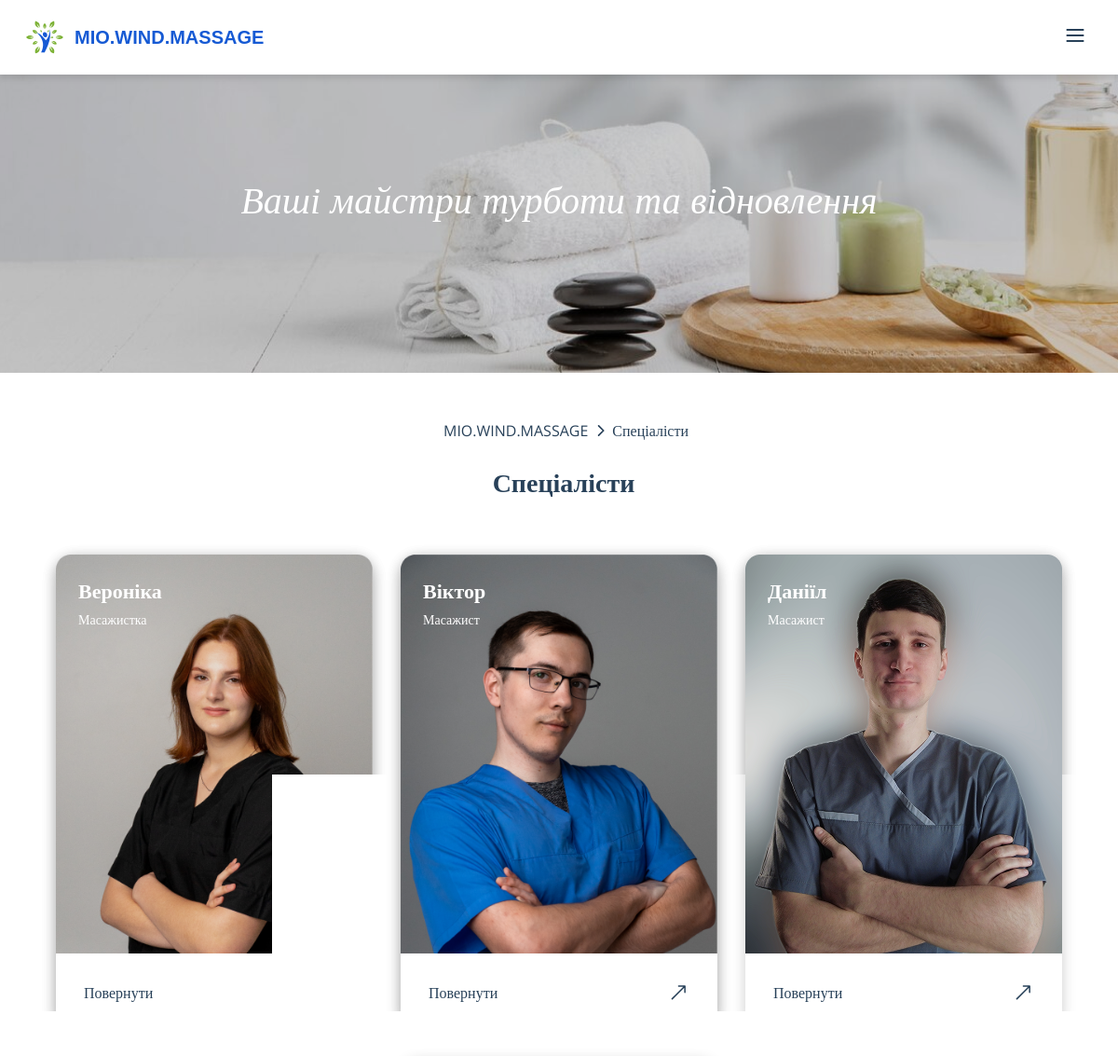
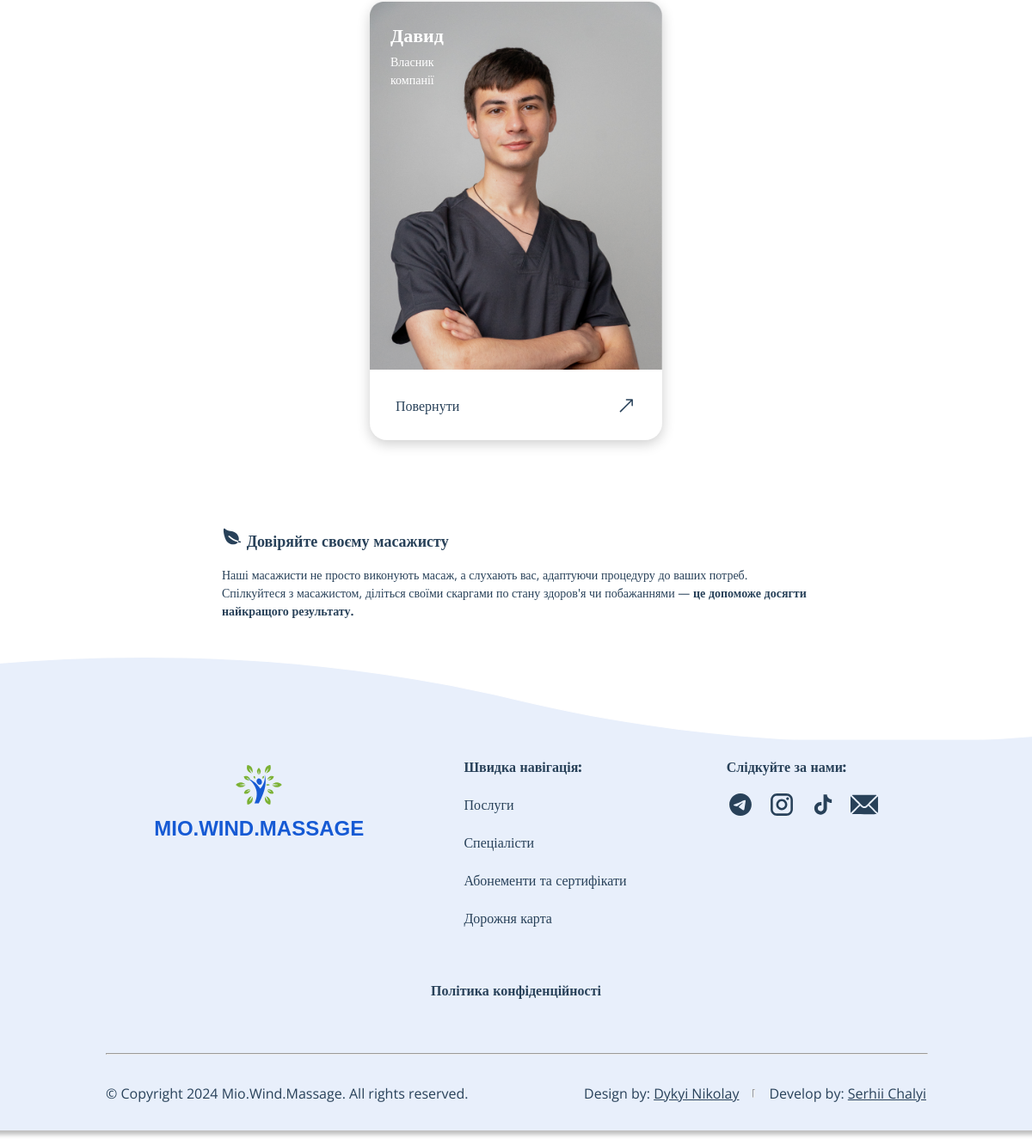
/employees/, run on the app's committed database (2 pictures, top to bottom).
### homepage/models.py (models this page shows, shortened)
class Logo(models.Model):
    text = models.CharField(max_length=100, verbose_name="Назва компанії")
    icon_main = models.FileField(upload_to='blocks/', verbose_name="Логотип для відображення на сайті")
    icon_flavic = models.FileField(upload_to='blocks/', verbose_name="Логотип для відображення на вкладках")
    time_created = models.DateTimeField(blank=True, auto_now_add=True, verbose_name='Дата створення')
    time_updated = models.DateTimeField(blank=True, auto_now=True, verbose_name='Дата редагування')
    class Meta:
        verbose_name = "Секція: логотипи"
        verbose_name_plural = "Секція: логотипи"

class OtherPagesMainPhotos(models.Model):
    page_name = models.CharField(max_length=100, verbose_name="Назва сторінки")
    title = models.CharField(max_length=255, verbose_name="Фраза зверху сторінки")
    photo = models.ImageField(upload_to='pictures/', verbose_name="Фото для верху сторінки")
    time_created = models.DateTimeField(blank=True, auto_now_add=True, verbose_name='Дата створення')
    time_updated = models.DateTimeField(blank=True, auto_now=True, verbose_name='Дата редагування')
    class Meta:
        verbose_name = "Секція: фото для сторінок"
        verbose_name_plural = "Секція: фото для сторінок"

class CompanySocials(models.Model):
    title = models.CharField(max_length=100, verbose_name="Назва мережі", blank=True)
    link = models.CharField(max_length=255, verbose_name="Посилання", blank=True)
    icon = models.FileField(upload_to='socials/', blank=True, verbose_name="Іконка")
    time_created = models.DateTimeField(blank=True, auto_now_add=True, verbose_name='Дата створення')
    time_updated = models.DateTimeField(blank=True, auto_now=True, verbose_name='Дата редагування')
    class Meta:
        verbose_name = "Секція: соціальні мережі компанії"
        verbose_name_plural = "Секція: соціальні мережі компанії"

class FooterBlock(models.Model):
    title = models.CharField(max_length=255, verbose_name="Усі права захищені")
    time_created = models.DateTimeField(blank=True, auto_now_add=True, verbose_name='Дата створення')
    time_updated = models.DateTimeField(blank=True, auto_now=True, verbose_name='Дата редагування')
    class Meta:
        verbose_name = "Секція: футер"
        verbose_name_plural = "Секція: футер"

### employees/models.py (models this page shows, shortened)
class Employee(models.Model):
    first_name = models.CharField(max_length=100, verbose_name="Ім'я")
    last_name = models.CharField(max_length=100, verbose_name="Прізвище")
    middle_name = models.CharField(max_length=100, verbose_name="По батькові")
    main_photo = models.ImageField(upload_to='employees/',
    blank=True, verbose_name="Головне фото")
    card_photo = models.ImageField(upload_to='employees/',
    blank=True, verbose_name="Фото для картки")
    ava_photo = models.ImageField(upload_to='employees/',
    blank=True, verbose_name="Фото для аватарки")
    specialization_short = models.CharField(max_length=255, verbose_name="Спеціалізація (коротко)")
    specialization_detailed = models.TextField(verbose_name="Спеціалізація (детально)")
    short_description = models.TextField(verbose_name="Короткий опис")
    work_experience = models.FloatField(verbose_name="Досвід роботи (у роках)")
    education = models.TextField(verbose_name="Освіта")
    scientific_activity = models.JSONField(verbose_name="Наукова діяльність (JSON)", blank=True, null=True)
    professional_pathways = models.TextField(verbose_name="Шляхи професійного розвитку", blank=True, null=True)
    services = models.ManyToManyField(Service, related_name='employees', verbose_name="Послуги (можна обирати декілька)")
    hobbies_and_interests = models.TextField(verbose_name="Хобі, улюблені фільми, книги", blank=True, null=True)
    doctor_advice = models.TextField(verbose_name="Поради від лікаря", blank=True, null=True)
    altedgio_reviews_url = models.URLField(verbose_name="Посилання на відгуки в Альтеджіо", blank=True, null=True)
    altedgio_booking_url = models.URLField(verbose_name="Посилання на запис в Альтеджіо", blank=True, null=True)
    telegram_url = models.URLField(verbose_name="Посилання на Telegram", blank=True, null=True)
    instagram_url = models.URLField(verbose_name="Посилання на Instagram", blank=True, null=True)
    is_active = models.BooleanField(default=True, verbose_name="Чи працює")
    show_on_homepage = models.BooleanField(default=False, verbose_name="Показувати на головній сторінці")
    show_on_all_specialists = models.BooleanField(default=True, verbose_name="Показувати на сторінці зі всіма масажистами")
    priority = models.PositiveIntegerField(verbose_name='Пріоритет картки (двозначним числом)', unique=True)
    stars_count = models.PositiveIntegerField(
        verbose_name='Кількість зірок',
        validators=[
            MinValueValidator(1, message="Кількість зірок має бути не менше 1."),
            MaxValueValidator(5, message="Кількість зірок має бути не більше 5.")
        ]
    )
    feedbacks_count = models.CharField(max_length=50, verbose_name='Кількість відгуків (наприклад: "38 відгуків")')
    slug = models.SlugField(unique=True, db_index=True, verbose_name="Слаг")
    time_created = models.DateTimeField(blank=True, auto_now_add=True, verbose_name='Дата створення')
    time_updated = models.DateTimeField(blank=True, auto_now=True, verbose_name='Дата редагування')
    class Meta:
        verbose_name = "Картка: співробітник"
        verbose_name_plural = "Картки: співробітники"

class EmployeesPageInfo(models.Model):
    title = models.CharField(max_length=100, verbose_name="Назва блоку")
    text = models.TextField(verbose_name="Текст")
    time_created = models.DateTimeField(blank=True, auto_now_add=True, verbose_name='Дата створення')
    time_updated = models.DateTimeField(blank=True, auto_now=True, verbose_name='Дата редагування')
    class Meta:
        verbose_name = "Секція: спеціалісти"
        verbose_name_plural = "Секція: спеціалісти"

### employees/views.py (the view)
# urls.py: path("employees/", employees.views.page_employees, name="page_employees"),
def page_employees(request: HttpRequest):
    if request.method == 'POST':
        form = AddVisitRecordForm(request.POST)
        if form.is_valid():
            form.save()
            return redirect('page_congratulations')
    else:
        form = AddVisitRecordForm()
    logo = Logo.objects.all()
    socials = CompanySocials.objects.all()
    altegio_social = socials.filter(title__iexact="altegio").first()
    rights = FooterBlock.objects.all()
    gen_info_block = GenInfoBlock.objects.all()
    employees = Employee.objects.filter(show_on_all_specialists=True).order_by('priority')
    employees_page_info = EmployeesPageInfo.objects.all()
    page_photo = OtherPagesMainPhotos.objects.filter(page_name='employees').first()
    data = {
        'logo' : logo,
        'socials' : socials,
        'altegio_social' : altegio_social,
        'rights' : rights,
        'gen_info_block' : gen_info_block,
        'employees_page_info' : employees_page_info,
        'employees' : employees,
        'page_photo' : page_photo,
        'form' : form
    }
    return render(request, 'pages/employees/page-employees.html', data)

### templates/pages/employees/page-employees.html (shortened to what this page needs)
{% load static %}
{% load extra_filters %}
<!DOCTYPE html>
<html lang="uk" itemscope itemtype="http://schema.org/HTML">
<head>
    <link type='text/css' rel="stylesheet" href="{% static 'css/homepage.css' %}">
    <link type='text/css' rel="stylesheet" href="{% static 'css/homepage-media.css' %}">
    <link type='text/css' rel="stylesheet" href="{% static 'css/welcome-block.css' %}">
    <link type='text/css' rel="stylesheet" href="{% static 'css/welcome-block-media.css' %}">
    <link href="https://fonts.cdnfonts.com/css/atten-new" rel="stylesheet">
    <link type='text/css' rel="stylesheet" href="{% static 'css/title-and-nav.css' %}">
    <link type='text/css' rel="stylesheet" href="{% static 'css/title-and-nav-media.css' %}">
    <link type='text/css' rel="stylesheet" href="{% static 'css/page-employees.css' %}">
    <link type='text/css' rel="stylesheet" href="{% static 'css/page-employees-media.css' %}">
    <link type='text/css' rel="stylesheet" href="{% static 'css/new-form.css' %}">
    <link type='text/css' rel="stylesheet" href="{% static 'css/new-form-media.css' %}">
    <link type='text/css' rel="stylesheet" href="{% static 'css/footer-wave.css' %}">
    <link type='text/css' rel="stylesheet" href="{% static 'css/footer-wave-media.css' %}">
</head>
<body itemscope itemtype="http://schema.org/WebPage">
    {% include "pages/header.html" %}
    <main class='main' itemprop="mainContentOfPage">
        {% include "pages/welcome-block.html" with welcome_message=page_photo.title welcome_image=page_photo.photo.url %}
        {% include "pages/nav-and-title.html" with current_page_name="Спеціалісти" current_page_url_name="page_employees" title='Спеціалісти' %}
        <section class='specialists' itemprop="specialty" itemscope itemtype="http://schema.org/Organization">
            {% include "pages/employees/employees-cards.html" %}
            <div class='bottom-description'>
                <div class='title'>
                    <img src="{% static 'img/icons/leaf-dark.svg' %}" alt="leaf-dark" itemprop="image">
                    <span itemprop="name">{{ employees_page_info.1.title }}</span>
                </div>
                <div class='text' itemprop="description">{{ employees_page_info.1.text|safe }}</div>
            </div>
        </section>
    </main>
    {% include "pages/footer-wave.html" %}
</body>
</html>

### templates/pages/header.html (shortened to what this page needs)
{% load static %}
<header class='header' itemscope itemtype="https://schema.org/WPHeader">
    <a href="{% url 'homepage' %}" class="logo-block" itemprop="url">
        <img class='logo-img' src="{{ logo.0.icon_main.url }}" alt="Logo" itemprop="logo">
        <div class='logo-text' itemprop="name">{{ logo.0.text }}</div>
    </a>
    <label for="menu"><img src="{% static 'img/icons/burger-menu.svg' %}" alt="" style="padding-right: 10px;"></label>
</header>

### templates/pages/welcome-block.html
{% load static %}
<section class="welcome" itemscope itemtype="http://schema.org/CreativeWork">
    <div class='info' itemprop="text">{{ welcome_message }}</div>
    <img src="{{ welcome_image }}" alt="Welcome" itemprop="image">
</section>

### templates/pages/employees/employees-cards.html (shortened to what this page needs)
{% load static %}
{% load extra_filters %}
<div class="cards" itemscope itemtype="https://schema.org/ItemList">
    {% for employee in employees %}
        <div class="card" itemprop="itemListElement" itemscope itemtype="https://schema.org/Person">
            <div class="card-inner">
                <div class="card-front">
                    <div class="photo-info">
                        <div class="info">
                            <div class="name-special">
                                <div class="name" itemprop="name">{{ employee.first_name }}</div>
                                <div class="specialization" itemprop="jobTitle">{{ employee.specialization_short }}</div>
                            </div>
                        </div>
                        <div class="photo">
                            <img src="{{ employee.card_photo.url }}" alt="{{ employee.first_name }}" itemprop="image">
                        </div>
                    </div>
                    <div class="go-to-profile">
                        <span class="text">Повернути</span>
                        <div class="icon">
                            <img src="{% static 'img/icons/arrow-up.svg' %}" alt="{{ employee.first_name }}">
                        </div>
                    </div>
                </div>
                <div class="card-back">
                    <div class='ava-gen-info'>
                        <div class='ava'>
                        </div>
                        <div class='gen-info'>
                            <div class='name-netw'>
                                <div class='name'>{{ employee.first_name }}</div>
                                <div class='networks'>
                                    {% if employee.telegram_url %}
                                        <a href="{{ employee.telegram_url }}" target="_blank" itemprop="sameAs">
                                        </a>
                                    {% endif %}
                                    {% if employee.instagram_url %}
                                        <a href="{{ employee.instagram_url }}" target="_blank" itemprop="sameAs">
                                        </a>
                                    {% endif %}
                                </div>
                            </div>
                            <div class='specialization'>
                            </div>
                        </div>
                    </div>
                    <div class='description' itemprop="description">
                    </div>
                    <div class="reviews">
                        <div class="stars">
                        </div>
                        <div class='count'>
                            {% if employee.altedgio_reviews_url is null %}
                                <a href="">Відгуки</a>
                            {% else %}
                                <a href="{{ employee.altedgio_reviews_url }}" itemprop="review">Відгуки</a>
                            {% endif %}
                        </div>
                    </div>
                    <div class='buttons'>
                        <a href="{% url 'employee_profile' employee.slug %}">
                            <button class='profile'>
                                <div>Переглянути профіль</div>
                            </button>
                        </a>
                        <button class='make-appointment order-button'>
                            <div>Записатися</div>
                        </button>
                    </div>
                </div>
            </div>
        </div>
    {% endfor %}
</div>

### templates/pages/footer-wave.html (shortened to what this page needs)
{% load static %}
<footer class='footer'>
    <img class='footer-background' src="{% static 'img/icons/footer-wave.svg' %}" alt="footer-wave">
    <div class='main'>
        <div class='logo'>
            <a href="{% url 'homepage' %}" itemprop="url">
                <img src="{{ logo.0.icon_main.url }}" alt="logo" itemprop="logo">
                <div itemprop="name">{{ logo.0.text }}</div>
            </a>
        </div>
        <div class='nav'>
            <div class='title'>Швидка навігація:</div>
            <div class='item'><a href="{% url 'page_servises' %}" itemprop="url">Послуги</a></div>
            <div class='item'><a href="{% url 'page_employees' %}" itemprop="url">Спеціалісти</a></div>
            <div class='item'><a href="{% url 'page_subscriptions_and_sertificates' %}" itemprop="url">Абонементи та сертифікати</a></div>
            <div class='item'><a href="{% url 'page_map' %}" itemprop="url">Дорожня карта</a></div>
        </div>
        <div class='socials'>
            <div>Слідкуйте за нами:</div>
            <div class='icons'>
                {% for social in socials %}
                    {% if social.title == "mail" %}
                        <a href="mailto:{{ social.link }}" itemprop="sameAs"><img src="{{ social.icon.url }}" alt="{{ social.title }}"></a>
                    {% elif social.title != "altegio" %}
                        <a href="{{ social.link }}" itemprop="sameAs"><img src="{{ social.icon.url }}" alt="{{ social.title }}"></a>
                    {% endif %}
                {% endfor %}
            </div>
        </div>
        <div class='pp'>
            <div class='text'><a href="{% url 'page_pp' %}" itemprop="url">Політика конфіденційності</a></div>
        </div>
    </div>
    <hr class='separate-line'>
    <div class='bottom'>
        <div class='info'>
            <div>{{ rights.0.title }}</div>
            <div class='devs'>
                <div>Design by: <a href="https://linktr.ee/nikolay_dkj" itemprop="creator">Dykyi Nikolay</a></div>
                <hr width="0.5" size="10">
                <div>Develop by: <a href="https://linktr.ee/sergey_chalyi" itemprop="creator">Serhii Chalyi</a></div>
            </div>
        </div>
    </div>
</footer>

### data on the page
Logo: icon_main (picture), text "MIO.WIND.MASSAGE"
OtherPagesMainPhotos: title "Ваші майстри турботи та відновлення"
Employee: first_name "Вероніка", specialization_short "Масажистка", card_photo (picture)
Employee: first_name "Віктор", specialization_short "Масажист", card_photo (picture)
Employee: first_name "Даніїл", specialization_short "Масажист", card_photo (picture)
Employee: first_name "Давид", specialization_short "Власник компанії", card_photo (picture)
EmployeesPageInfo: title "Довіряйте своєму масажисту", text "Наші масажисти не просто виконують масаж, а слухають вас, адаптуючи процедуру до ваших потреб. Спілкуйтеся з масажистом, діліться своїми скаргами по стану здоров'я чи побажаннями — це допоможе досягти найкращого результату."
CompanySocials: icon (picture)
CompanySocials: icon (picture)
CompanySocials: icon (picture)
CompanySocials: icon (picture)
FooterBlock: title "© Copyright 2024 Mio.Wind.Massage. All rights reserved."

### other printed values
{{ current_page_name }} "Спеціалісти"
{{ title }} "Спеціалісти"
